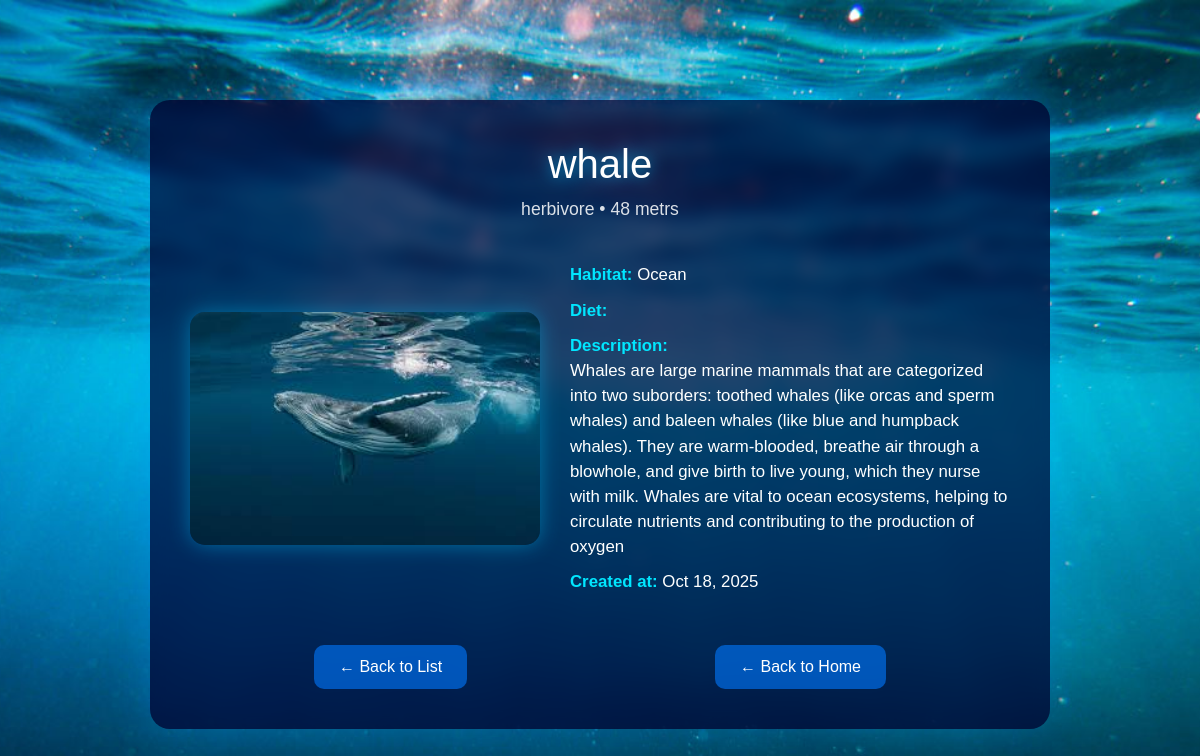
The page /animal/2/ on the database its author committed.
### home/models.py (models this page shows, shortened)
class Animals(models.Model):
    CATEGORY_CHOICES = [
        ('predator', 'Predator'),     # Vahshiy, yirtqich dengiz hayvonlari (masalan, akulalar)
        ('herbivore', 'Herbivore'),   # Suv o‘tlari bilan oziqlanadiganlar
        ('omnivore', 'Omnivore'),     # Ham o‘t, ham go‘sht bilan oziqlanadiganlar
        ('other', 'Other'),           # Boshqa turlar
    ]
    name = models.CharField(max_length=255)
    description = models.TextField()
    img = models.ImageField(upload_to='animals/')
    category = models.CharField(max_length=255,choices=CATEGORY_CHOICES, default='other')
    habitat = models.CharField(max_length=255)
    size = models.CharField(max_length=255)
    lifespan = models.CharField(max_length=255)
    interesting_fact = models.CharField(max_length=255, blank=True, null=True)
    created_at = models.DateTimeField(auto_now_add=True)
    updated_at = models.DateTimeField(auto_now=True)
    class Meta:
        ordering = ['category', 'name']
        verbose_name = "Marine Animal"
        verbose_name_plural = "Marine Animals"

### home/views.py (the view)
# urls.py: path('animal/<int:pk>/', views.animal_detail, name='animal_detail'),
def animal_detail(request, pk):
    animal = Animals.objects.get(pk=pk)
    return render(request, 'animal_detail.html', {'animal': animal})

### templates/animal_detail.html (shortened to what this page needs)
{% load static %}
<!DOCTYPE html>
<html lang="en">
<head>
    <link href="https://cdn.jsdelivr.net/npm/bootstrap@5.3.3/dist/css/bootstrap.min.css" rel="stylesheet">
</head>
<body>
    <div class="detail-container">
        <div class="animal-header">
            <h1>{{ animal.name }}</h1>
            <p>{{ animal.category }} • {{ animal.size }}</p>
        </div>
        <div class="animal-info">
            {% if animal.img %}
                <img src="{{ animal.img.url }}" alt="{{ animal.name }}">
            {% else %}
                <img src="{% static 'animals/placeholder.jpg' %}" alt="No image available">
            {% endif %}
            <div class="animal-details">
                <p><span>Habitat:</span> {{ animal.habitat }}</p>
                <p><span>Diet:</span> {{ animal.diet }}</p>
                <p><span>Description:</span><br> {{ animal.description }}</p>
                <p><span>Created at:</span> {{ animal.created_at|date:"M d, Y" }}</p>
            </div>
        </div>
        <div class="back-btn d-flex justify-content-around align-items-center">
            <a href="{% url 'animal_list' %}" class="btn-back">← Back to List</a>
            <a href="{% url 'home' %}" class="btn-back">← Back to Home</a>
        </div>
    </div>
</body>
</html>

### rows shown on the page
Animals: name "whale", category "herbivore", size "48 metrs", img (picture), habitat "Ocean", description "Whales are large marine mammals that are categorized into two suborders: toothed whales (like orcas and sperm whales) and baleen whales (like blue and humpback whales). They are warm-blooded, breathe air through a blowhole, and give birth to live young, which they nurse with milk. Whales are vital to ocean ecosystems, helping to circulate nutrients and contributing to the production of oxygen", created_at "Oct 18, 2025"
